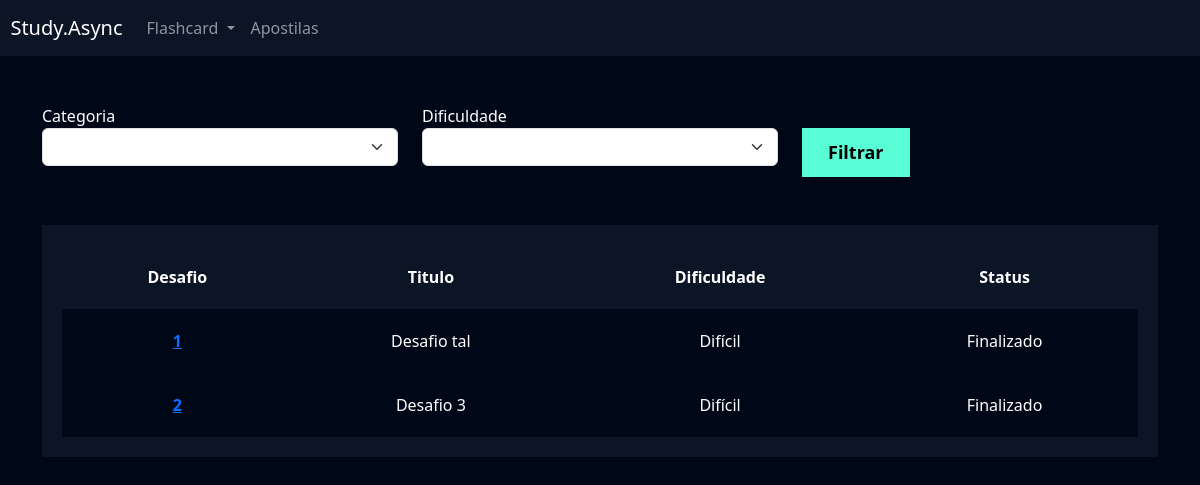
The page /flashcard/listar_desafio/ (signed in) on the database as committed earlier.
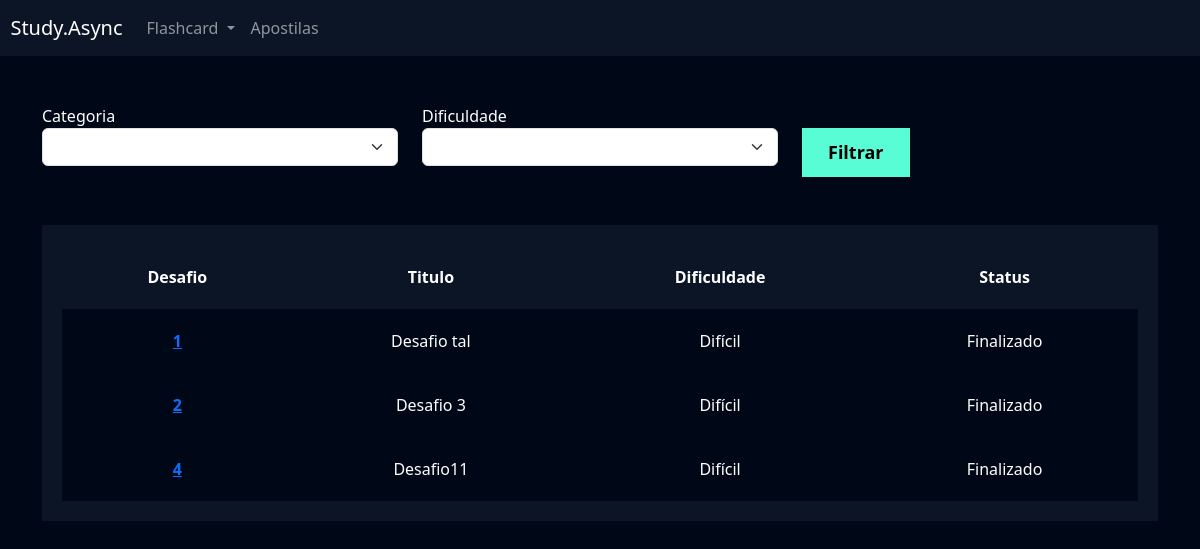
The same page on the database as committed later.
### flashcard/models.py (models this page shows, shortened)
class Desafio(models.Model):
    user = models.ForeignKey(User, on_delete=models.DO_NOTHING)
    titulo = models.CharField(max_length=100)
    categoria = models.ManyToManyField(Categoria)
    quantidade_perguntas = models.IntegerField()
    dificuldade = models.CharField(
        max_length=1, choices=Flashcard.DIFICULDADE_CHOICES
    )
    flashcards = models.ManyToManyField(FlashcardDesafio)
    @property
    def status(self):
        flashcards_nao_respondidos = self.flashcards.filter(
            respondido=False
        ).count()
        return 'Em aberto' if flashcards_nao_respondidos > 0 else 'Finalizado'

### flashcard/views.py (the view)
# urls.py: path('listar_desafio/', views.listar_desafio, name="listar_desafio"),
def listar_desafio(request):
    desafios = Desafio.objects.filter(user=request.user)
    return render(request, 'listar_desafio.html', {'desafios': desafios})

### flashcard/templates/listar_desafio.html (shortened to what this page needs)
{% extends "base.html" %}
{% load static %}
{% block 'cabecalho' %}
    <link href="{% static 'usuarios/css/cadastro.css' %}" rel="stylesheet">
    <link href="{% static 'flashcard/css/novo_flashcard.css' %}" rel="stylesheet">
    <link href="{% static 'flashcard/css/iniciar_desafio.css' %}" rel="stylesheet">
    <link href="{% static 'flashcard/css/desafio.css' %}" rel="stylesheet">
    <link href='https://unpkg.com/boxicons@2.1.4/css/boxicons.min.css' rel='stylesheet'>
{% endblock 'cabecalho' %}
{% block 'conteudo' %}
{% include "partials/header.html" %}
    <div class="container">
        <br>
        <br>
        <div class="row">
            <div class="col-md">
                <form action="}" method="GET">
                    <label for="">Categoria</label>
                    <select name="categoria" class="form-select">
                    </select>
            </div>
            <div class="col-md">
                <label for="">Dificuldade</label>
                <select name="dificuldade" class="form-select">
                </select>
            </div>
            <div class="col-md">
                <br>
                <input type="submit" value="Filtrar" class="btn-cadastro">
            </div>
        </div>
        <br>
        <br>
        <div class="box-listar">
            <table>
                <thead>
                    <tr>
                    <th scope="col">Desafio</th>
                    <th scope="col">Titulo</th>
                    <th scope="col">Dificuldade</th>
                    <th scope="col">Status</th>
                </tr>
                </thead>
                <tbody>
                    {% for desafio in desafios %}
                        <tr class="linha">
                            <th><a href="{% url 'desafio' desafio.id %}">{{desafio.id}}</a></th>
                            <td>{{desafio.titulo}}</td>
                            <td>{{desafio.get_dificuldade_display}}</td>
                            <td>{{desafio.status}}</td>
                        </tr>
                    {% endfor %}
                </tbody>
            </table>
        </div>
    </div>
{% endblock 'conteudo' %}

### templates/base.html (shortened to what this page needs)
{% load static %}
<!doctype html>
<html lang="en">
<head>
  <link href="https://cdn.jsdelivr.net/npm/bootstrap@5.3.2/dist/css/bootstrap.min.css" rel="stylesheet">
  <link rel="stylesheet" href="{% static 'geral/css/base.css' %}">
  {% block 'cabecalho' %} {% endblock %}
</head>
<body>
  {% block 'conteudo' %}{% endblock %}
</body>
</html>

### templates/partials/header.html (shortened to what this page needs)
<nav style="background-color: var(--main-color)" class="navbar navbar-expand-lg navbar-dark">
    <a class="navbar-brand" href="#">&nbsp&nbspStudy.Async</a>
    <div class="collapse navbar-collapse" id="navbarNav">
      <ul class="navbar-nav">
        <li class="nav-item dropdown">
          <a class="nav-link dropdown-toggle" href="#" id="navbarDropdown" role="button" data-bs-toggle="dropdown" aria-expanded="false">
            Flashcard
          </a>
        </li>
        <li class="nav-item">
          <a class="nav-link" href="">Apostilas</a>
        </li>
      </ul>
    </div>
  </nav>

### templates/static/geral/css/base.css (style rules this page uses)
:root { --main-color: #0b1526; --dark-color: #000716; --secondary-dark-color: rgb(15, 2, 26); --light-color: #00c1f3; --contrast-color: #f4c96b; --differential-color: #58fcd5; }
body { background-color: var(--dark-color) !important; color: white !important; }

### templates/static/usuarios/css/cadastro.css (style rules this page uses)
* { margin: 0; padding: 0; }
.btn-cadastro { padding: 10px; background-color: #58fcd5; border: none; border: 1px solid #58fcd5; font-size: 18px; font-weight: bold; padding-left: 25px; padding-right: 25px; }

### templates/static/flashcard/css/desafio.css (style rules this page uses)
.box-listar { background-color: #0b1526; padding: 20px; }
table { width: 100%; padding: 20px; text-align: center; }
.linha { height: 40px; background-color: var(--dark-color); padding: 20px; }
td, th { padding: 20px; }
tr { background-color: var(--main-color); }

Rows that differ between the two databases and show on the page:
added Desafio: id "4", titulo "Desafio11", dificuldade "Difícil", status "Finalizado"
